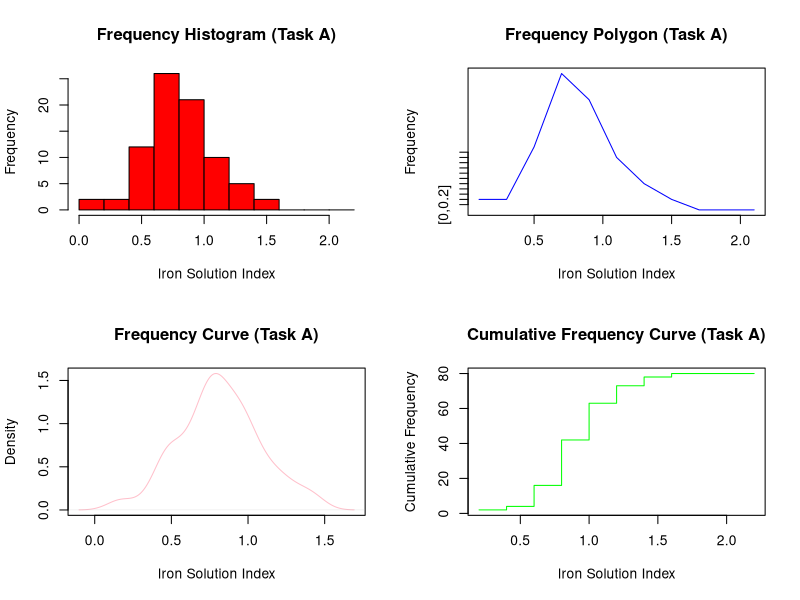
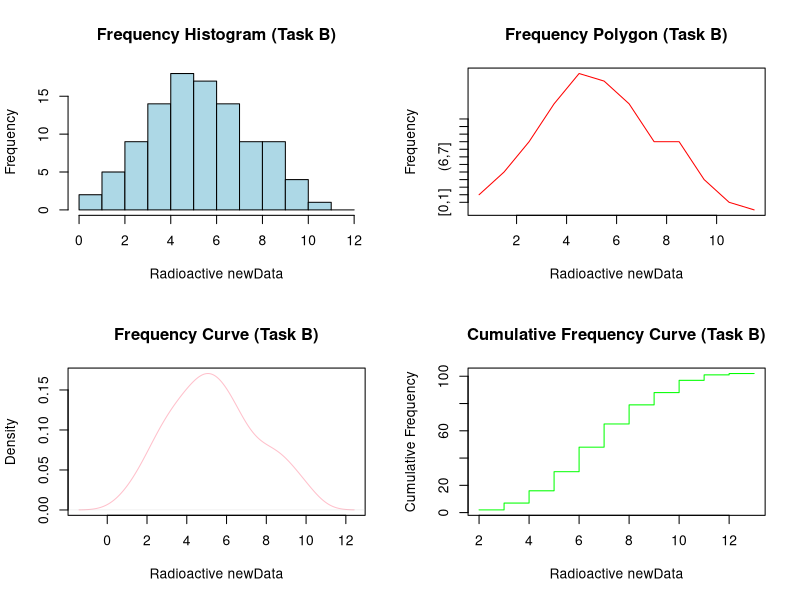

These figures' R source, in order:
# Task A Solution
givenData <- c(0.72, 0.92, 0.92, 1.43, 0.83, 0.48, 0.65, 0.78,
               0.48, 0.96, 0.72, 0.48, 0.83, 0.49, 0.78, 0.96,
               0.88, 1.03, 0.78, 1.12, 0.83, 0.78, 0.83, 1.06,
               1.23, 0.18, 0.96, 1.18, 0.48, 0.55, 0.97, 1.21,
               0.94, 0.38, 0.73, 0.65, 1.36, 0.47, 0.72, 0.77,
               0.79, 1.26, 1.06, 0.90, 0.77, 0.35, 0.78, 0.77,
               0.88, 1.20, 0.71, 0.95, 0.91, 0.64, 0.73, 1.09,
               0.83, 0.78, 1.04, 1.33, 0.47, 0.16, 0.57, 0.65,
               0.64, 0.65, 1.43, 0.63, 0.79, 1.00, 0.92, 0.45,
               0.48, 0.79, 0.97, 0.57, 0.95, 1.12, 0.70, 1.05)

getClassIntervals <- seq(min(givenData), max(givenData), by = 0.20)
getFreq <- cut(givenData, breaks = getClassIntervals, include.lowest = TRUE)
getFreq  <- table(getFreq )

meanValue <- mean(givenData)
medianValue <- median(givenData)
quartiles <- quantile(givenData, probs = c(0.25, 0.5, 0.75))
modeValue <- names(sort(-table(givenData)))[1]
sdValue <- sd(givenData)
IQRValue <- IQR(givenData)

trimmedMean <- mean(givenData, trim = 0.05)
winsorizedMean <- mean(pmin(pmax(givenData, quantile(givenData, 0.05)), quantile(givenData, 0.95)))

printResults <- function (){
  cat("The Frequency Distribution is as follows:\n")
  cat(getFreq)
  cat("\nThe Mean is as follows:\n")
  cat(meanValue)
  cat("\nThe Median is as follows:\n")
  cat(medianValue)
  cat("\nThe Quartiles are as follows:\n")
  cat(quartiles)
  cat("\nThe Mode is as follows:\n")
  cat(modeValue)
  cat("\nThe Standard Deviation is as follows:\n")
  cat(sdValue)
  cat("\nThe Interquartile Range: is as follows: \n")
  cat(IQRValue)
  cat("\nThe Trimmed Mean with 5% trimming is :\n")
  cat(trimmedMean)
  cat("\nThe Winsorized Mean with 5% Winsorizing:\n")
  cat(winsorizedMean)
}

printResults()


# Task B Solution
newData <- c(9.3, 6.8, 9.8, 6.6, 4.3, 6.7, 6.4, 10.1, 8.9, 3.7,
             5.3, 6.5, 7.4, 8.3, 4.6, 7.9, 6.5, 5.1, 7.2, 8.7,
             7.9, 6.3, 2.7, 5.3, 8.8, 7.3, 9.0, 7.7, 8.4, 7.8,
             5.8, 6.4, 6.2, 5.8, 6.5, 6.0, 7.7, 5.0, 4.4, 4.7,
             5.4, 2.9, 4.0, 4.1, 4.1, 5.5, 3.1, 3.5, 5.4, 4.1,
             4.7, 6.2, 3.2, 2.7, 4.8, 2.6, 3.4, 6.2, 5.1, 4.0,
             5.0, 3.3, 2.4, 4.6, 2.8, 1.7, 0.9, 7.2, 9.9, 4.0,
             2.0, 2.0, 1.0, 3.2, 5.6, 3.4, 5.7, 7.0, 4.3, 3.4,
             3.0, 4.4, 2.0, 5.8, 1.5, 5.1, 5.0, 8.8, 4.0, 6.1,
             5.6, 5.4, 8.3, 8.8, 10.0, 4.8, 3.6, 2.5, 5.3, 2.2,
             4.1, 5.0)

classInts <- seq(floor(min(newData)), ceiling(max(newData)), by = 1)
freqTable <- cut(newData, breaks = classInts, include.lowest = TRUE)
freqTable <- table(freqTable)

generateMoments <- function(data, order) {
  n <- length(data)
  meanValue <- mean(data)
  centralMoments <- sum((data - meanValue)^order) / n
  noncentralMoments <- sum((data)^order) / n
  return(list(central = centralMoments, noncentral = noncentralMoments))
}

firstMoment <- generateMoments(newData, 1)
secondMoment <- generateMoments(newData, 2)
thirdMoment <- generateMoments(newData, 3)
fourthMoment <- generateMoments(newData, 4)

skewness <- thirdMoment$central / (secondMoment$central^(3/2))
kurtosis <- fourthMoment$central / (secondMoment$central^2) - 3

printNewResults <- function() {
  cat("\nThe Frequency Distribution is as follows: \n")
  cat(freqTable)
  cat("\nThe First Non-Central Moment is as follows: \n")
  cat(firstMoment$noncentral)
  cat("\nThe Second Non-Central Moment is as follows: \n")
  cat(secondMoment$noncentral)
  cat("\nThe Third Non-Central Moment is as follows: \n")
  cat(thirdMoment$noncentral)
  cat("\nThe Fourth Non-Central Moment is as follows: \n")
  cat(fourthMoment$noncentral)

  cat("\nThe First Central Moment is as follows: \n")
  cat(firstMoment$central)
  cat("\nThe Second Central Moment is as follows: \n")
  cat(secondMoment$central)
  cat("\nThe Third Central Moment is as follows: \n")
  cat(thirdMoment$central)
  cat("\nThe Fourth Central Moment is as follows: \n")
  cat(fourthMoment$central)
  
  cat("\nThe Value of Kurtosis is: \n")
  cat(kurtosis)
  cat("\nThe Value of Skewness is: \n")
  cat(skewness)
}

printNewResults()


# Task-C Solution

classIntsA <- seq(floor(min(givenData)), ceiling(max(givenData)) + 0.2, by = 0.20)
freqTableA <- cut(givenData, breaks = classIntsA, include.lowest = TRUE)
freqTableA <- table(freqTableA)
midsA <- classIntsA[-length(classIntsA)] + diff(classIntsA) / 2
densityA <- density(givenData)
upperLimsA <- classIntsA + 0.20
upperLimsA <- upperLimsA[-length(upperLimsA)]

classIntsB <- seq(floor(min(newData)), ceiling(max(newData)) + 1, by = 1)
freqTableB <- cut(newData, breaks = classIntsB, include.lowest = TRUE)
freqTableB <- table(freqTableB)
midsB <- classIntsB[-length(classIntsB)] + diff(classIntsB) / 2
densityB <- density(newData)
upperLimsB <- c(classIntsB[-1] + 1, max(classIntsB) + 1)
upperLimsB <- upperLimsB[-length(upperLimsB)]

par(mfrow=c(2, 2))

hist(givenData, breaks = classIntsA, main = "Frequency Histogram (Task A)", xlab = "Iron Solution Index", ylab = "Frequency", col="red")
plot(midsA, freqTableA, type = "l", main = "Frequency Polygon (Task A)", xlab = "Iron Solution Index", ylab = "Frequency" , col="blue")
plot(densityA, main = "Frequency Curve (Task A)", xlab = "Iron Solution Index", ylab = "Density", col="pink")
plot(upperLimsA, cumsum(freqTableA), type = "s", main = "Cumulative Frequency Curve (Task A)", xlab = "Iron Solution Index", ylab = "Cumulative Frequency", col="green")

hist(newData, breaks = classIntsB, main = "Frequency Histogram (Task B)", xlab = "Radioactive newData", ylab = "Frequency", col="lightblue")
plot(midsB, freqTableB, type = "l", main = "Frequency Polygon (Task B)", xlab = "Radioactive newData", ylab = "Frequency", col="red")
plot(densityB, main = "Frequency Curve (Task B)", xlab = "Radioactive newData", ylab = "Density", col="pink")
plot(upperLimsB, cumsum(freqTableB), type = "s", main = "Cumulative Frequency Curve (Task B)", xlab = "Radioactive newData", ylab = "Cumulative Frequency", col="green")

par(mfrow=c(1, 1))